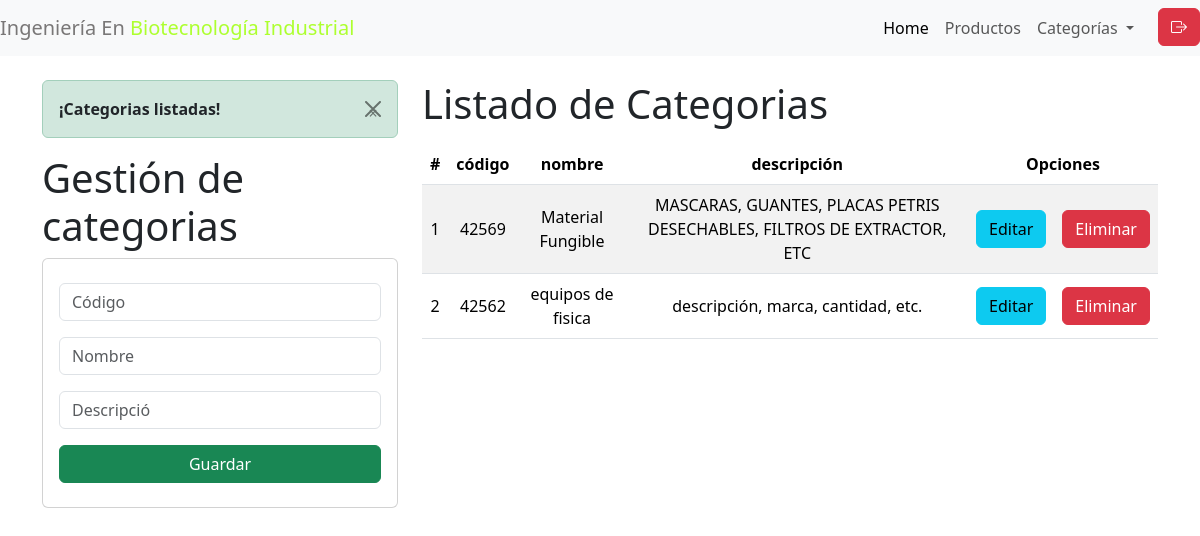
The app's page / (signed in), older data.
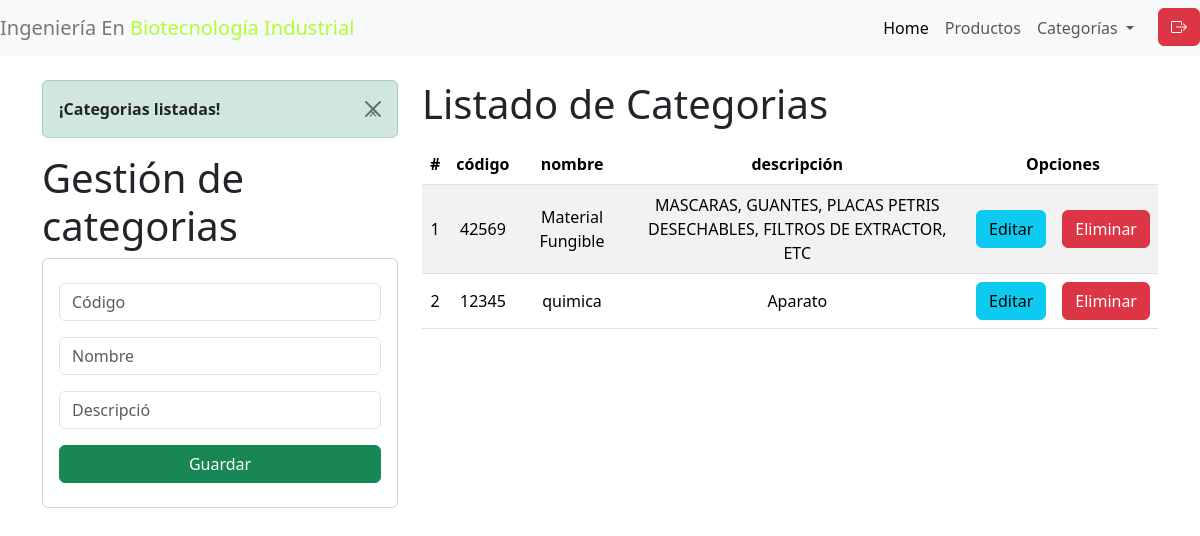
The same page, newer data.
### aplicaciones/appGestionInventario/models.py (models this page shows, shortened)
class Categorias(models.Model):
    cod_categoria = models.CharField(max_length=5, primary_key=True)
    nombre_categoria = models.CharField(max_length=25)
    descripcion = models.CharField(max_length=255)

### aplicaciones/appGestionInventario/views.py (the view)
# urls.py: path('', views.home, name='home'),
@login_required
def home(request):
    categoriasListadas = Categorias.objects.all()
    messages.success(request, '¡Categorias listadas!')  # Mensaje que se mostrará en la plantilla
    return render(request, "gestionCategoria.html", {
        "categorias": categoriasListadas,
        "mensaje": "Hola manos"  # Agregamos el mensaje aquí
    })

### aplicaciones/appGestionInventario/templates/gestionCategoria.html (shortened to what this page needs)
{% extends "./base.html" %}
{% block body %}
<div class="row">
    <div class="col-sm-12 col-md-6 col-lg-4 col-xl-4">
        {% if messages %}
        {% for message in messages %}
        <div class="alert alert-dismissible alert-success">
            <button type="button" class="btn-close" data-dismiss="alert">&times;</button>
            <strong class="text-dark">{{ message }}</strong>
        </div>
        {% endfor %}
        {% endif %}
        <h1>Gestión de categorias</h1>
        <div class="card py-2">
            <div class="card-body">
                <form action="/registrarCategoria/" method="POST"> {% csrf_token %}
                    <div class="form-group mb-3">
                        <input type="text" id="txtCodigo" name="txtCodigo" class="form-control" placeholder="Código" minlength="5" maxlength="6" required>
                    </div>
                    <div class="form-group mb-3">
                        <input type="text" id="txtNombre" name="txtNombre" class="form-control" placeholder="Nombre" maxlength="50" required>
                    </div>
                    <div class="form-group mb-3">
                        <input type="text" id="txtDescripcion" name="txtDescripcion" class="form-control" placeholder="Descripció" minlength="6" maxlength="100" required>
                    </div>
                    <div class="form-group">
                        <button type="submit" class="btn btn-success btn-block text-white w-100">Guardar</button>
                    </div>
                </form>
            </div>
        </div>
    </div>
    <div class="col-sm-12 col-md-6 col-lg-8 col-xl-8">
        <h1>Listado de Categorias</h1>
        <div class="table-responsive py-2">
            <table class="table table-striped">
                <thead>
                    <tr>
                        <th>#</th>
                        <th>código</th>
                        <th>nombre</th>
                        <th>descripción</th>
                        <th colspan="2">Opciones</th>
                    </tr>
                </thead>
                <tbody>
                    {% for c in categorias %}
                    <tr>
                        <td>{{forloop.counter}}</td>
                        <td>{{c.cod_categoria}}</td>
                        <td>{{c.nombre_categoria}}</td>
                        <td>{{c.descripcion}}</td>
                        <td><a href="edicionCategoria/{{c.cod_categoria}}" class="btn btn-info">Editar</a></td>
                        <td><a href="eliminarCategoria/{{c.cod_categoria}}" class="btn btn-danger btnEliminacion">Eliminar</a></td>
                    </tr>
                    {% endfor %}
                </tbody>
            </table>
        </div>
    </div>
</div>
{% endblock%}

Row changes from the older to the newer data that the page shows:
removed Categorias: cod_categoria "42562", nombre_categoria "equipos de fisica", descripcion "descripción, marca, cantidad, etc."
added Categorias: cod_categoria "12345", nombre_categoria "quimica", descripcion "Aparato"
